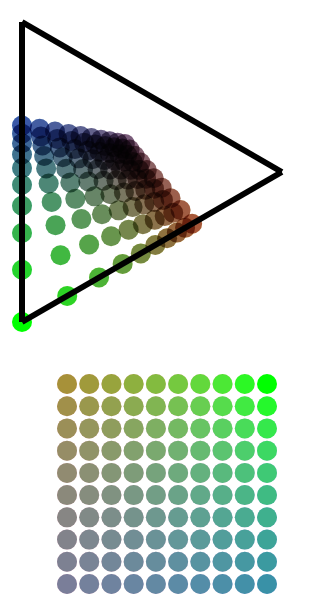
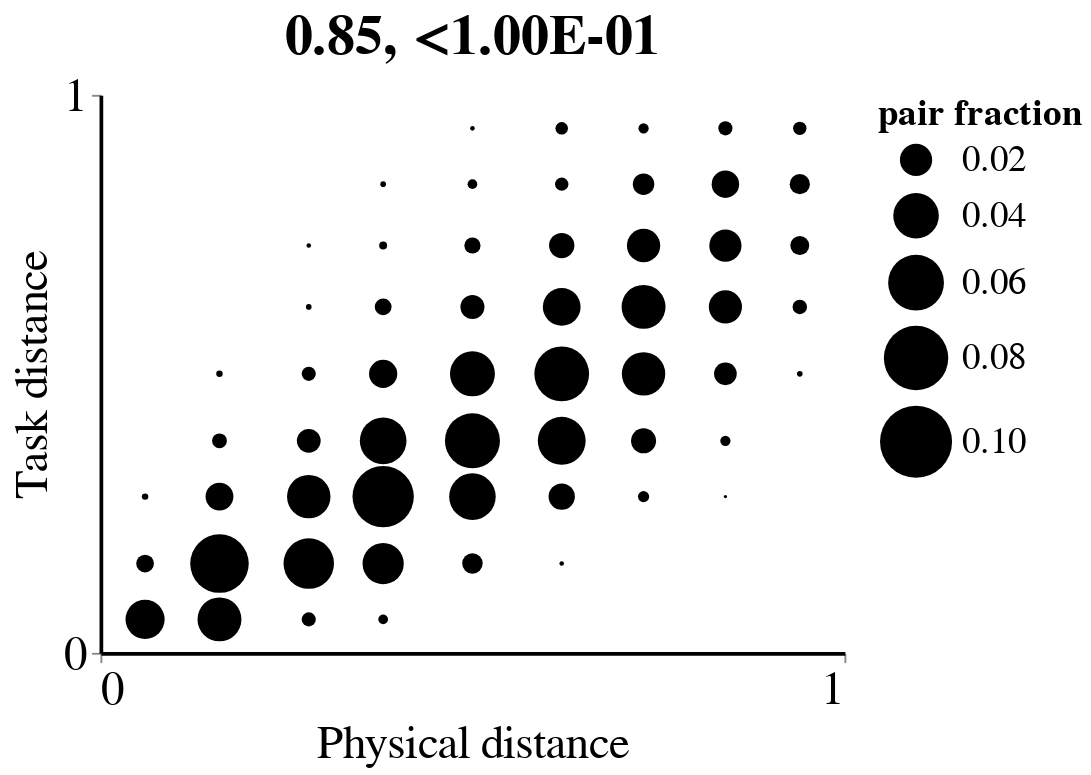
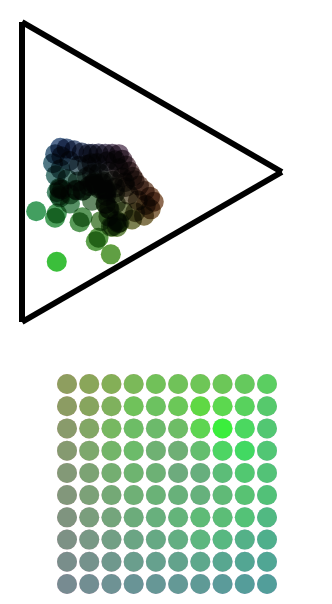
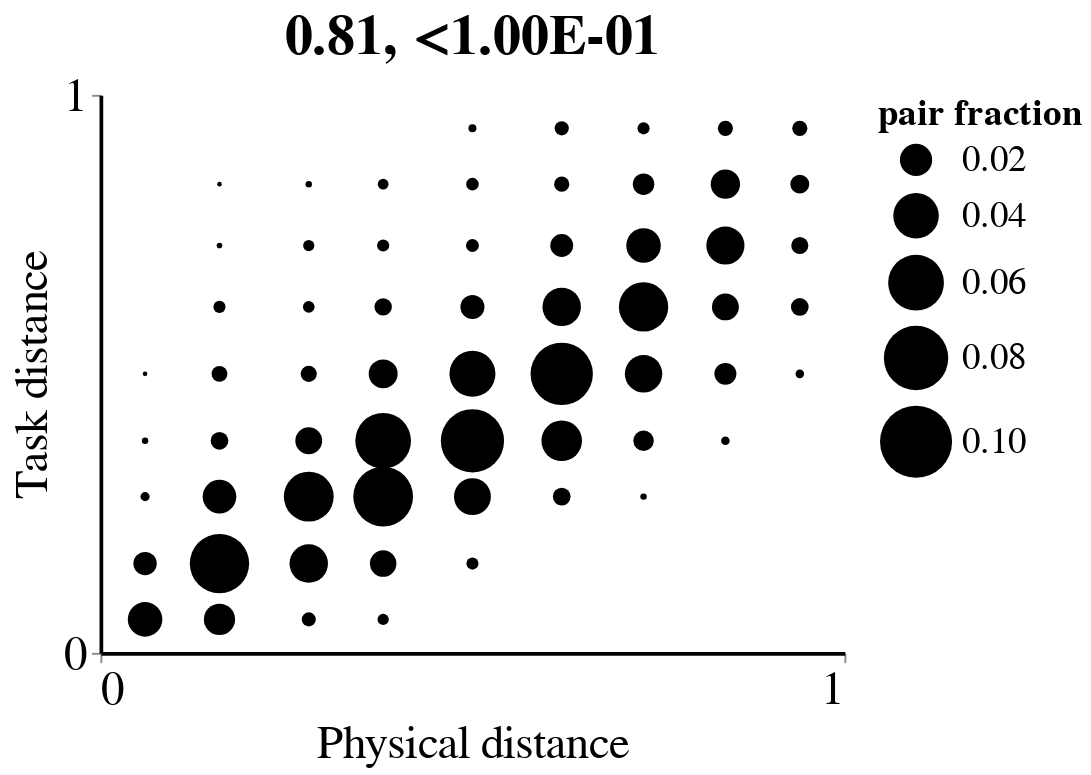

Here is the notebook cell these charts were saved with, in order:
### Markdown cell above
# Fig S3

We interpolate between the mechanisms driving division of labor in the tissue using parameter $\beta$. For $\beta=0$ ($\beta=1$), only global gradients (interactions) are factored in.

### Code cell
n = 100
m = 3
d = 2
n_neigh = 4

# betas = [0  , 0.25, 0.5 , 0.75]
betas = [0,0.5, 0.6, 0.75,1]

fgrads_3tasks_2d = [lambda L: P.gg.linear_grad(L, axis=0, reverse=True), lambda L: P.gg.linear_grad(L, axis=1, reverse=True), P.gg.no_grad] 
fgrads_3tasks_1d = [lambda L: P.gg.linear_grad(L, axis=0), lambda L: P.gg.linear_grad(L, axis=0, reverse=True), lambda L: 1] 
fgrads = fgrads_3tasks_2d if d == 2 else fgrads_3tasks_1d

nbin = 10
n_shuff = 10
comp_null = True

r = 2

for beta in betas:
    G, T, L, obj = P.po.solve_opt(n=n, m=m, d=d, n_neigh=n_neigh, beta=beta, fgrads=fgrads, test=False, D_power=2, asrange=True)
    pl = P.pl.plot_sol(G, T, L, obj=obj, tit=None, remove_labels=True)
    pl.display()
    
    if save:
        pl.save(os.path.join(outdir, 's3_exp_tissue_m%d_d%d_%.02f.png' % (m, d, beta)), scale_factor=5)
    

    p = P.pl.plot_task_phys(G, L, comp_null=comp_null, n_shuff=n_shuff, add_legend=False)

    if save:
        p.save(os.path.join(outdir, 's3_pairs_dist_m%d_d%d_%.02f.png' % (m, d, beta)), scale_factor=5)
    p.display()
